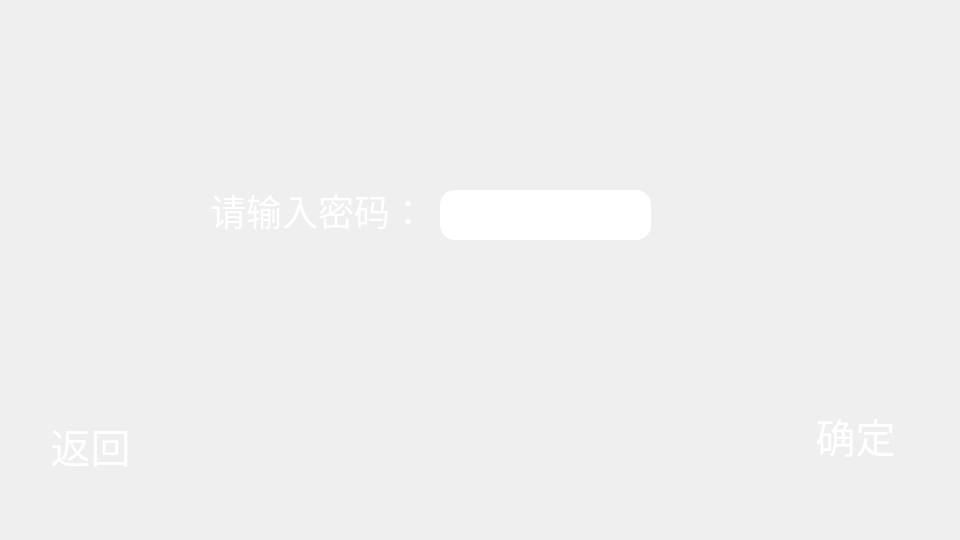
<?xml version="1.0" encoding="UTF-8"?>
<ui version="4.0">
 <class>Setting_2</class>
 <widget class="QDialog" name="Setting_2">
  <property name="geometry">
   <rect>
    <x>0</x>
    <y>0</y>
    <width>960</width>
    <height>540</height>
   </rect>
  </property>
  <property name="minimumSize">
   <size>
    <width>960</width>
    <height>540</height>
   </size>
  </property>
  <property name="maximumSize">
   <size>
    <width>960</width>
    <height>540</height>
   </size>
  </property>
  <property name="windowTitle">
   <string>虎图帐</string>
  </property>
  <property name="windowIcon">
   <iconset resource="img.qrc">
    <normaloff>:/img/icon.jpg</normaloff>:/img/icon.jpg</iconset>
  </property>
  <property name="styleSheet">
   <string notr="true">#Setting_2 {
	background-image: url(:/img/settingBackground.png);
}
#pwdLabel {
	font-size: 36px;
	color: #fff;
	font-family: &quot;逐浪雅宋体&quot;;
}
#lineEdit_4 {
	border: 0;
	border-radius: 15px;
	font-size: 36px;
	color: #ff9600
}
#pushButton, #pushButton_2 {
	border: 0;
	font-family: &quot;逐浪雅宋体&quot;;
	background-image: url(:/img/btnClawUnclicked.png);
	font-size: 40px;
	color: #fff;
}
#pushButton:pressed, #pushButton_2 :pressed {

	background-image: url(:/img/btnClawClicked.png);
}

</string>
  </property>
  <widget class="QLineEdit" name="lineEdit_4">
   <property name="geometry">
    <rect>
     <x>440</x>
     <y>190</y>
     <width>211</width>
     <height>50</height>
    </rect>
   </property>
   <property name="maxLength">
    <number>4</number>
   </property>
   <property name="echoMode">
    <enum>QLineEdit::Password</enum>
   </property>
  </widget>
  <widget class="QLabel" name="pwdLabel">
   <property name="geometry">
    <rect>
     <x>210</x>
     <y>180</y>
     <width>201</width>
     <height>61</height>
    </rect>
   </property>
   <property name="text">
    <string>请输入密码：</string>
   </property>
  </widget>
  <widget class="QPushButton" name="pushButton_2">
   <property name="geometry">
    <rect>
     <x>780</x>
     <y>370</y>
     <width>151</width>
     <height>131</height>
    </rect>
   </property>
   <property name="text">
    <string>确定</string>
   </property>
  </widget>
  <widget class="QPushButton" name="pushButton">
   <property name="geometry">
    <rect>
     <x>20</x>
     <y>380</y>
     <width>141</width>
     <height>131</height>
    </rect>
   </property>
   <property name="text">
    <string>返回</string>
   </property>
  </widget>
 </widget>
 <resources>
  <include location="img.qrc"/>
 </resources>
 <connections/>
</ui>
